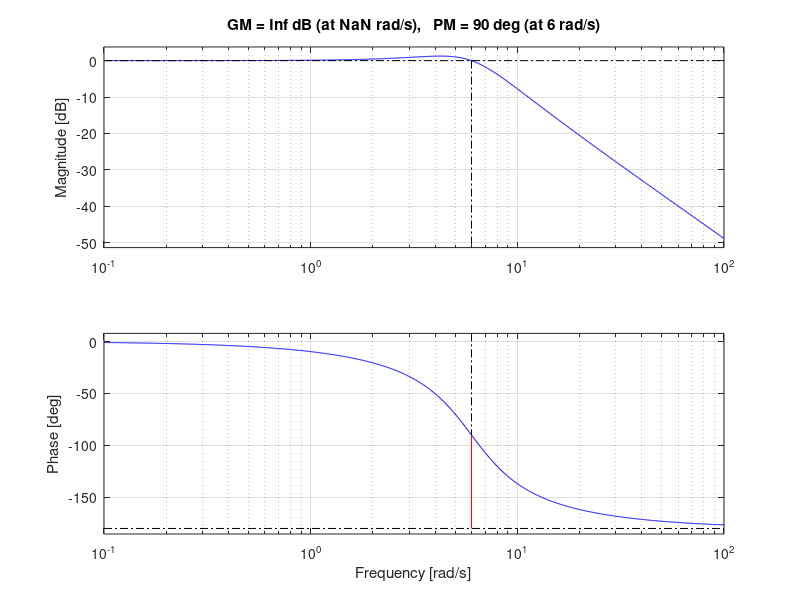
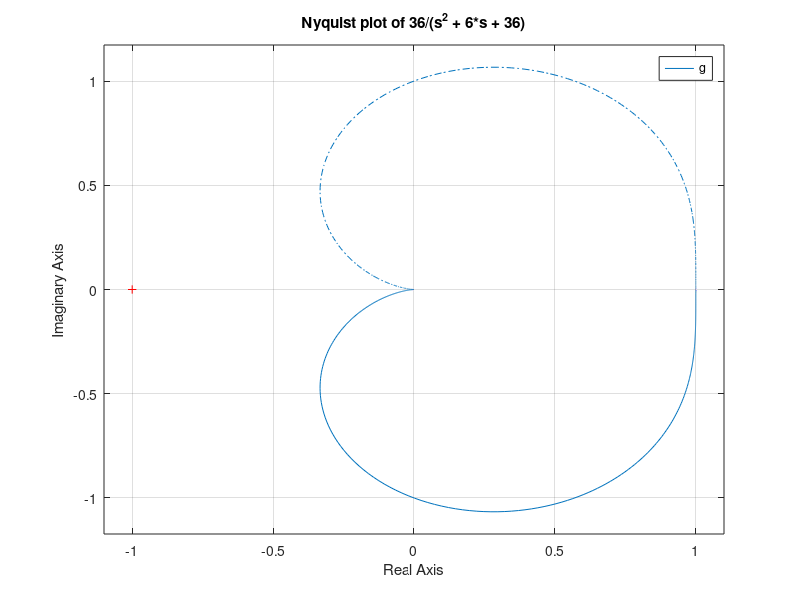
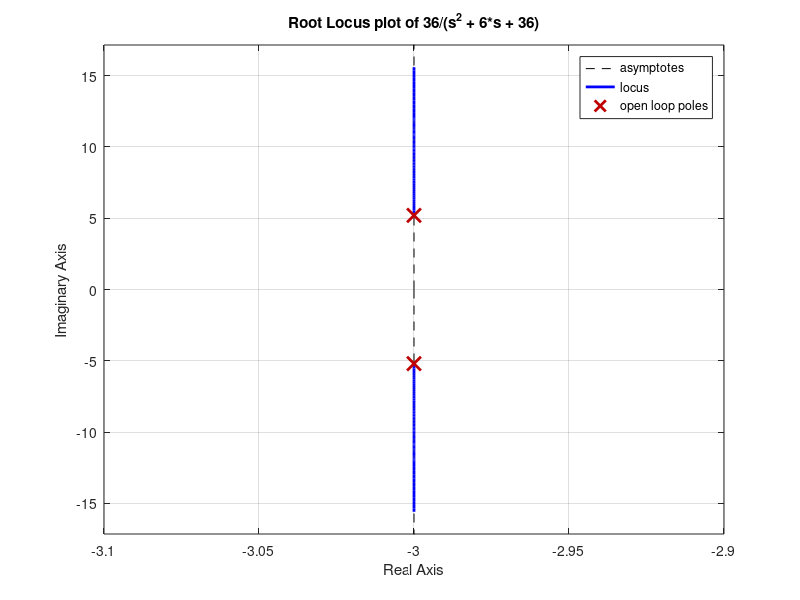
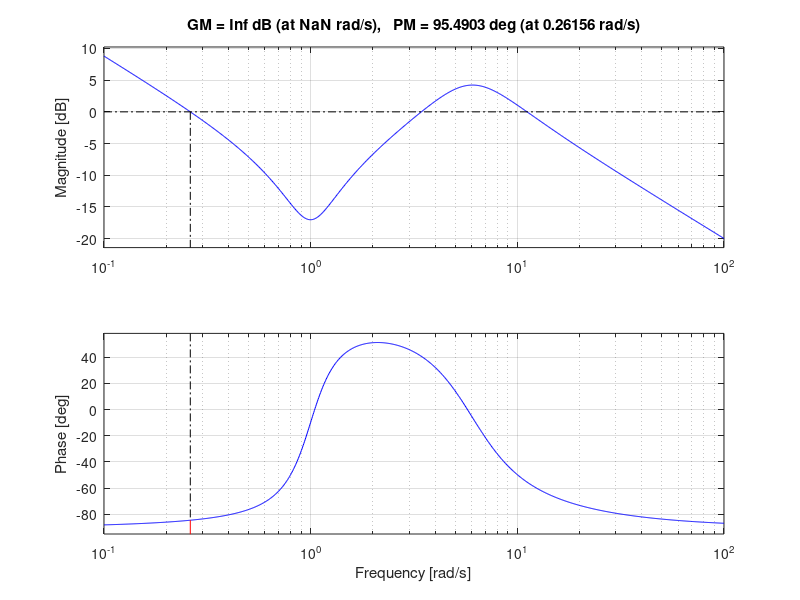

Source code (MATLAB) for these figures, in order:
%%Stability for 2nd order system
num=[0 0 36];
den=[1 6 36];
g=tf(num,den);
figure(1)
bode(g);
title('Bode plot of 36/(s^2 + 6*s + 36)');
margin(g);
figure(2);
nyquist(g);
title('Nyquist plot of 36/(s^2 + 6*s + 36)');
figure(3);
rlocus(g);
title('Root Locus plot of 36/(s^2 + 6*s + 36)');
%% stability for 3rd order system
num1=[0 10 5 10];
den1=[1 6 36 0];
g1=tf(num1,den1);
figure(4)
bode(g1);
margin(g1);
title('Bode plot of (10*s^2 + 5*s + 10)/(s^3 + 6*s^2 + 36*)');
margin(g1);
figure(5);
nyquist(g1);
title('Nyquist plot of (10*s^2 + 5*s + 10)/(s^3 + 6*s^2 + 36*)');
figure(6);
rlocus(g1);
title('Root Locus plot of (10*s^2 + 5*s + 10)/(s^3 + 6*s^2 + 36*)');
